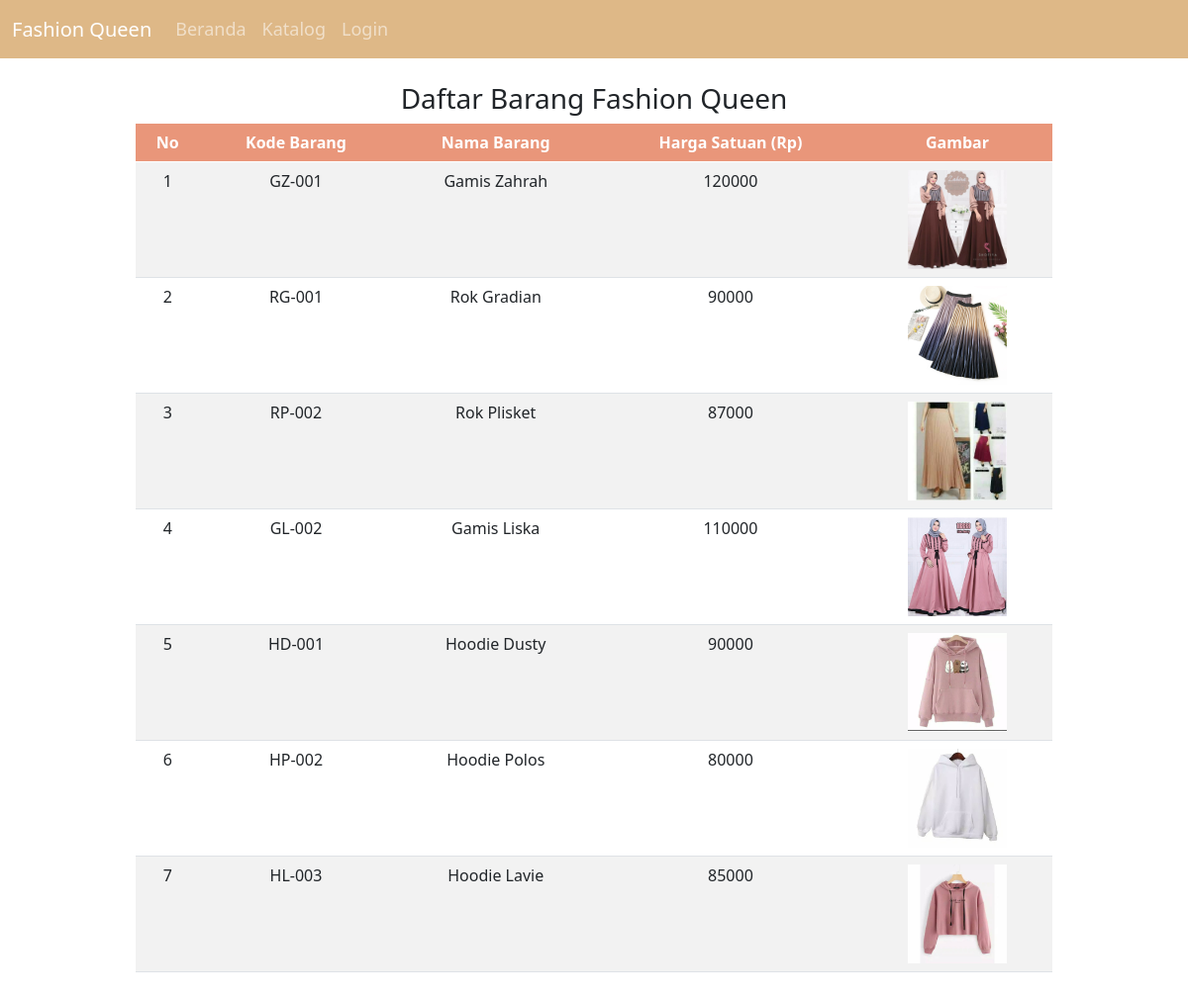
The page /Katalog.php on the database its author committed.
### tables this page shows
CREATE TABLE `barang` (
  `id` int(11) NOT NULL,
  `kode_barang` varchar(10) NOT NULL,
  `nama_barang` varchar(40) NOT NULL,
  `harga_satuan` int(12) NOT NULL,
  `foto` text NOT NULL
);

### Katalog.php (the view, shortened to what this page needs)
  <?php
  include "Koneksi.php";
  ?>
<html lang="id">
<head>
    <link href="https://cdn.jsdelivr.net/npm/bootstrap@5.0.0-beta1/dist/css/bootstrap.min.css" rel="stylesheet">
</head>
<body>
  <nav class="navbar navbar-expand-lg navbar-dark">
    <div class="container-fluid">
      <a class="navbar-brand">Fashion Queen</a>
      <div class="collapse navbar-collapse" id="navbarSupportedContent">
        <ul class="navbar-nav mr-auto">
          <li class="nav-item active">
            <a class="nav-link" href="Beranda.php">Beranda</a>
          </li>
          <li class="nav-item active">
            <a class="nav-link" href="Katalog.php">Katalog</a>
          </li>
          <?php
            if (isset($_SESSION["pengguna"])){
          ?>
          <li class="nav-item active">
            <a class="nav-link" href="?page=logout">Logout</a>
          </li>
          <?php
            } else {
          ?>
          <li class="nav-item active">
            <a class="nav-link" href="Login.php">Login</a>
          </li>
          <?php
            }
          ?>
        </ul>
      </div>
    </div>
  </nav>
  <div class="container">
    <div class="my-4">
    <div class="row justify-content-center">
      <div class="col-md-10">
        <h3 class="text-center">Daftar Barang Fashion Queen</h3>
          <table class="table table-striped table-hover text-center">
            <thead style="background-color:  #E9967A;color: white">
                 <tr>
                   <th>No</th>
                   <th>Kode Barang</th>
                   <th>Nama Barang</th>
                   <th>Harga Satuan (Rp)</th>
                   <th>Gambar</th>
                 </tr>
            </thead>
        <tbody>
             <?php
                try{
                  $query = $koneksi->prepare("SELECT * FROM barang");
                  $query->execute();
                   $no = 1;
                   while ($data = $query->fetch(PDO::FETCH_OBJ))
                   {
                   echo "<form action='Katalog.php' method='post'>";
                   echo "<tr>";
                     echo "<td>".$no."</td>";
                     echo "<td>".$data->kode_barang."</td>";
                     echo "<td>".$data->nama_barang."</td>";
                     echo "<td>".$data->harga_satuan."</td>";
                     echo "<td><img src='foto/".$data->foto."' widht='100' height='100'></td>";
                   echo "</tr>";
                   echo "</form>";
                   $no++;
                   }
                }
                catch(PDOException $e){
                  echo $e->getMessage();
                }
             ?>
          </tbody>
        </table>
      </div>
    </div>
  </div>
  </div>
</body>
</html>

### Katalog.php (style rules this page uses)
.navbar-expand-lg { background-color: #DEB887; font-size:18px; }

### rows shown on the page
barang: kode_barang "GZ-001", nama_barang "Gamis Zahrah", harga_satuan "120000", foto (picture)
barang: kode_barang "RG-001", nama_barang "Rok Gradian", harga_satuan "90000", foto (picture)
barang: kode_barang "RP-002", nama_barang "Rok Plisket", harga_satuan "87000", foto (picture)
barang: kode_barang "GL-002", nama_barang "Gamis Liska", harga_satuan "110000", foto (picture)
barang: kode_barang "HD-001", nama_barang "Hoodie Dusty", harga_satuan "90000", foto (picture)
barang: kode_barang "HP-002", nama_barang "Hoodie Polos", harga_satuan "80000", foto (picture)
barang: kode_barang "HL-003", nama_barang "Hoodie Lavie", harga_satuan "85000", foto (picture)
